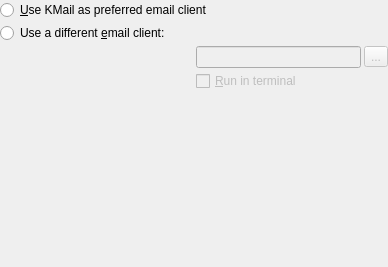
<ui version="4.0" >
 <class>EmailClientConfig_UI</class>
 <widget class="QWidget" name="EmailClientConfig_UI" >
  <property name="enabled" >
   <bool>true</bool>
  </property>
  <property name="geometry" >
   <rect>
    <x>0</x>
    <y>0</y>
    <width>388</width>
    <height>267</height>
   </rect>
  </property>
  <property name="sizePolicy" >
   <sizepolicy vsizetype="MinimumExpanding" hsizetype="MinimumExpanding" >
    <horstretch>0</horstretch>
    <verstretch>0</verstretch>
   </sizepolicy>
  </property>
  <layout class="QGridLayout" >
   <property name="leftMargin" >
    <number>0</number>
   </property>
   <property name="topMargin" >
    <number>0</number>
   </property>
   <property name="rightMargin" >
    <number>0</number>
   </property>
   <property name="bottomMargin" >
    <number>0</number>
   </property>
   <item row="2" column="1" >
    <layout class="QHBoxLayout" >
     <property name="leftMargin" >
      <number>0</number>
     </property>
     <property name="topMargin" >
      <number>0</number>
     </property>
     <property name="rightMargin" >
      <number>0</number>
     </property>
     <property name="bottomMargin" >
      <number>0</number>
     </property>
     <item>
      <widget class="QLineEdit" name="txtEMailClient" >
       <property name="enabled" >
        <bool>false</bool>
       </property>
       <property name="sizePolicy" >
        <sizepolicy vsizetype="Fixed" hsizetype="Minimum" >
         <horstretch>1</horstretch>
         <verstretch>0</verstretch>
        </sizepolicy>
       </property>
       <property name="minimumSize" >
        <size>
         <width>0</width>
         <height>0</height>
        </size>
       </property>
       <property name="toolTip" >
        <string>&lt;ul> &lt;li>%t: Recipient's address&lt;/li> &lt;li>%s: Subject&lt;/li> &lt;li>%c: Carbon Copy (CC)&lt;/li> &lt;li>%b: Blind Carbon Copy (BCC)&lt;/li> &lt;li>%B: Template body text&lt;/li> &lt;li>%A: Attachment &lt;/li> &lt;li>%u: Full mailto: URL &lt;/li>&lt;/ul></string>
       </property>
       <property name="whatsThis" >
         <string>Press this button to select your favorite email client. Please note that the file you select has to have the executable attribute set in order to be accepted.&lt;br/> You can also use several placeholders which will be replaced with the actual values when the email client is called:&lt;ul> &lt;li>%t: Recipient's address&lt;/li> &lt;li>%s: Subject&lt;/li> &lt;li>%c: Carbon Copy (CC)&lt;/li> &lt;li>%b: Blind Carbon Copy (BCC)&lt;/li> &lt;li>%B: Template body text&lt;/li> &lt;li>%A: Attachment &lt;/li> &lt;/ul></string>
       </property>
      </widget>
     </item>
     <item>
      <widget class="QToolButton" name="btnSelectEmail" >
       <property name="enabled" >
        <bool>false</bool>
       </property>
       <property name="whatsThis" >
        <string>Click here to browse for the mail program file.</string>
       </property>
       <property name="text" >
        <string>...</string>
       </property>
      </widget>
     </item>
    </layout>
   </item>
   <item row="3" column="1" >
    <widget class="QCheckBox" name="chkRunTerminal" >
     <property name="enabled" >
      <bool>false</bool>
     </property>
     <property name="whatsThis" >
      <string>Activate this option if you want the selected email client to be executed in a terminal (e.g. &lt;em>Konsole&lt;/em>).</string>
     </property>
     <property name="text" >
      <string>&amp;Run in terminal</string>
     </property>
    </widget>
   </item>
   <item row="4" column="1" >
    <spacer>
     <property name="orientation" >
      <enum>Qt::Vertical</enum>
     </property>
     <property name="sizeType" >
      <enum>QSizePolicy::Expanding</enum>
     </property>
     <property name="sizeHint" >
      <size>
       <width>0</width>
       <height>16</height>
      </size>
     </property>
    </spacer>
   </item>
   <item row="0" column="0" colspan="2" >
    <widget class="QRadioButton" name="kmailCB" >
     <property name="whatsThis" >
      <string>Kmail is the standard Mail program for the KDE desktop.</string>
     </property>
     <property name="text" >
      <string>&amp;Use KMail as preferred email client</string>
     </property>
    </widget>
   </item>
   <item row="1" column="0" colspan="2" >
    <widget class="QRadioButton" name="otherCB" >
     <property name="whatsThis" >
      <string>Select this option if you want to use any other mail program.</string>
     </property>
     <property name="text" >
      <string>Use a different &amp;email client:</string>
     </property>
    </widget>
   </item>
   <item row="2" column="0" >
    <spacer>
     <property name="orientation" >
      <enum>Qt::Horizontal</enum>
     </property>
     <property name="sizeType" >
      <enum>QSizePolicy::Fixed</enum>
     </property>
     <property name="sizeHint" >
      <size>
       <width>20</width>
       <height>20</height>
      </size>
     </property>
    </spacer>
   </item>
   <item row="3" column="0" >
    <spacer>
     <property name="orientation" >
      <enum>Qt::Horizontal</enum>
     </property>
     <property name="sizeType" >
      <enum>QSizePolicy::Fixed</enum>
     </property>
     <property name="sizeHint" >
      <size>
       <width>20</width>
       <height>20</height>
      </size>
     </property>
    </spacer>
   </item>
  </layout>
 </widget>
 <layoutdefault spacing="3" margin="6" />
 <layoutfunction spacing="KDialog::spacingHint" margin="KDialog::marginHint" />
 <tabstops>
  <tabstop>kmailCB</tabstop>
  <tabstop>otherCB</tabstop>
  <tabstop>txtEMailClient</tabstop>
  <tabstop>chkRunTerminal</tabstop>
 </tabstops>
 <includes>
  <include location="local" >kdialog.h</include>
 </includes>
 <resources/>
 <connections>
  <connection>
   <sender>otherCB</sender>
   <signal>toggled(bool)</signal>
   <receiver>chkRunTerminal</receiver>
   <slot>setEnabled(bool)</slot>
   <hints>
    <hint type="sourcelabel" >
     <x>20</x>
     <y>20</y>
    </hint>
    <hint type="destinationlabel" >
     <x>20</x>
     <y>20</y>
    </hint>
   </hints>
  </connection>
  <connection>
   <sender>otherCB</sender>
   <signal>toggled(bool)</signal>
   <receiver>txtEMailClient</receiver>
   <slot>setEnabled(bool)</slot>
   <hints>
    <hint type="sourcelabel" >
     <x>20</x>
     <y>20</y>
    </hint>
    <hint type="destinationlabel" >
     <x>20</x>
     <y>20</y>
    </hint>
   </hints>
  </connection>
  <connection>
   <sender>otherCB</sender>
   <signal>toggled(bool)</signal>
   <receiver>btnSelectEmail</receiver>
   <slot>setEnabled(bool)</slot>
   <hints>
    <hint type="sourcelabel" >
     <x>20</x>
     <y>20</y>
    </hint>
    <hint type="destinationlabel" >
     <x>20</x>
     <y>20</y>
    </hint>
   </hints>
  </connection>
 </connections>
</ui>
